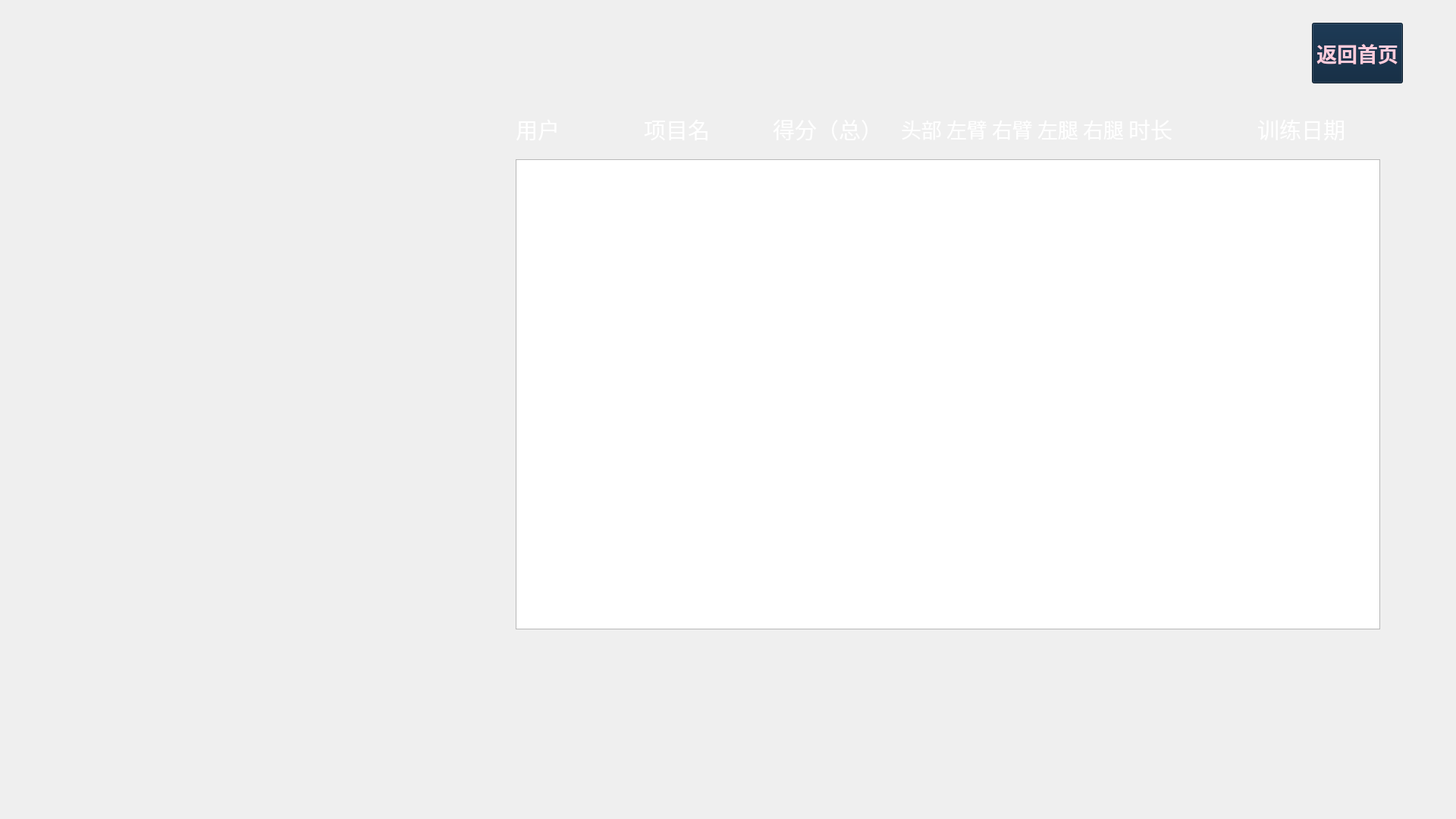
<?xml version="1.0" encoding="UTF-8"?>
<ui version="4.0">
 <class>HistoryP</class>
 <widget class="QWidget" name="HistoryP">
  <property name="geometry">
   <rect>
    <x>0</x>
    <y>0</y>
    <width>1920</width>
    <height>1080</height>
   </rect>
  </property>
  <property name="windowTitle">
   <string>Form</string>
  </property>
  <widget class="QPushButton" name="jumpToMainWindowP">
   <property name="geometry">
    <rect>
     <x>1730</x>
     <y>30</y>
     <width>120</width>
     <height>80</height>
    </rect>
   </property>
   <property name="font">
    <font>
     <family>Adobe Arabic</family>
     <pointsize>20</pointsize>
     <weight>75</weight>
     <bold>true</bold>
    </font>
   </property>
   <property name="styleSheet">
    <string notr="true">background-color: rgb(7, 33, 58);
color: rgb(252, 204, 220);</string>
   </property>
   <property name="text">
    <string>返回首页</string>
   </property>
  </widget>
  <widget class="QLabel" name="imageL">
   <property name="geometry">
    <rect>
     <x>0</x>
     <y>0</y>
     <width>1920</width>
     <height>1080</height>
    </rect>
   </property>
   <property name="text">
    <string/>
   </property>
   <property name="pixmap">
    <pixmap>../Image/patten3.png</pixmap>
   </property>
  </widget>
  <widget class="QWidget" name="horizontalLayoutWidget">
   <property name="geometry">
    <rect>
     <x>680</x>
     <y>130</y>
     <width>1141</width>
     <height>80</height>
    </rect>
   </property>
   <layout class="QHBoxLayout" name="horizontalLayout">
    <item>
     <widget class="QLabel" name="label">
      <property name="font">
       <font>
        <family>Adobe Arabic</family>
        <pointsize>22</pointsize>
       </font>
      </property>
      <property name="styleSheet">
       <string notr="true">color: rgb(255, 255, 255);</string>
      </property>
      <property name="text">
       <string>用户</string>
      </property>
     </widget>
    </item>
    <item>
     <widget class="QLabel" name="label_2">
      <property name="font">
       <font>
        <family>Adobe Arabic</family>
        <pointsize>22</pointsize>
       </font>
      </property>
      <property name="styleSheet">
       <string notr="true">color: rgb(255, 255, 255);</string>
      </property>
      <property name="text">
       <string>项目名</string>
      </property>
     </widget>
    </item>
    <item>
     <widget class="QLabel" name="label_3">
      <property name="font">
       <font>
        <family>Adobe Arabic</family>
        <pointsize>22</pointsize>
       </font>
      </property>
      <property name="styleSheet">
       <string notr="true">color: rgb(255, 255, 255);</string>
      </property>
      <property name="text">
       <string>得分（总）</string>
      </property>
     </widget>
    </item>
    <item>
     <layout class="QHBoxLayout" name="horizontalLayout_2">
      <item>
       <widget class="QLabel" name="label_8">
        <property name="font">
         <font>
          <family>Adobe Arabic</family>
          <pointsize>20</pointsize>
         </font>
        </property>
        <property name="styleSheet">
         <string notr="true">color: rgb(255, 255, 255);</string>
        </property>
        <property name="text">
         <string>头部</string>
        </property>
       </widget>
      </item>
      <item>
       <widget class="QLabel" name="label_7">
        <property name="font">
         <font>
          <family>Adobe Arabic</family>
          <pointsize>20</pointsize>
         </font>
        </property>
        <property name="styleSheet">
         <string notr="true">color: rgb(255, 255, 255);</string>
        </property>
        <property name="text">
         <string>左臂</string>
        </property>
       </widget>
      </item>
      <item>
       <widget class="QLabel" name="label_6">
        <property name="font">
         <font>
          <family>Adobe Arabic</family>
          <pointsize>20</pointsize>
         </font>
        </property>
        <property name="styleSheet">
         <string notr="true">color: rgb(255, 255, 255);</string>
        </property>
        <property name="text">
         <string>右臂</string>
        </property>
       </widget>
      </item>
      <item>
       <widget class="QLabel" name="label_9">
        <property name="font">
         <font>
          <family>Adobe Arabic</family>
          <pointsize>20</pointsize>
         </font>
        </property>
        <property name="styleSheet">
         <string notr="true">color: rgb(255, 255, 255);</string>
        </property>
        <property name="text">
         <string>左腿</string>
        </property>
       </widget>
      </item>
      <item>
       <widget class="QLabel" name="label_10">
        <property name="font">
         <font>
          <family>Adobe Arabic</family>
          <pointsize>20</pointsize>
         </font>
        </property>
        <property name="styleSheet">
         <string notr="true">color: rgb(255, 255, 255);</string>
        </property>
        <property name="text">
         <string>右腿</string>
        </property>
       </widget>
      </item>
     </layout>
    </item>
    <item>
     <widget class="QLabel" name="label_5">
      <property name="font">
       <font>
        <family>Adobe Arabic</family>
        <pointsize>22</pointsize>
       </font>
      </property>
      <property name="styleSheet">
       <string notr="true">color: rgb(255, 255, 255);</string>
      </property>
      <property name="text">
       <string>时长</string>
      </property>
     </widget>
    </item>
    <item>
     <widget class="QLabel" name="label_4">
      <property name="font">
       <font>
        <family>Adobe Arabic</family>
        <pointsize>22</pointsize>
       </font>
      </property>
      <property name="styleSheet">
       <string notr="true">color: rgb(255, 255, 255);</string>
      </property>
      <property name="text">
       <string>训练日期</string>
      </property>
     </widget>
    </item>
   </layout>
  </widget>
  <widget class="QListWidget" name="listWidget">
   <property name="geometry">
    <rect>
     <x>680</x>
     <y>210</y>
     <width>1140</width>
     <height>620</height>
    </rect>
   </property>
  </widget>
  <zorder>imageL</zorder>
  <zorder>jumpToMainWindowP</zorder>
  <zorder>horizontalLayoutWidget</zorder>
  <zorder>listWidget</zorder>
 </widget>
 <resources/>
 <connections/>
</ui>
